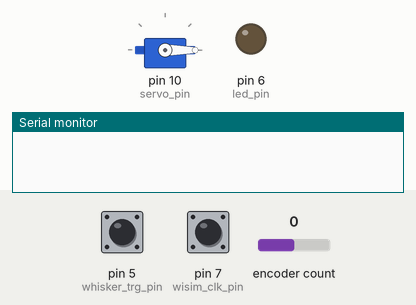
The sketch below on a simulated Arduino Uno, built with avr-gcc and run on an emulated ATmega328P. Parts: servo, output pins drawn as LEDs (lit = HIGH), the last lines printed to the serial monitor. Dashed ring = blinking. The test bench sets the inputs (shaded band); at power-on: pin 5 (whisker_trg_pin) HIGH, pin 7 (wisim_clk_pin) HIGH, encoder count 0.

Above: at 2.7 s.
2.8 s: pin 5 (whisker_trg_pin) pulsed LOW 2 times (0.12 s each, 0.3 s apart)
At 4.0 s:
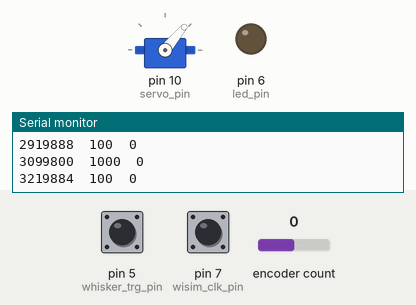
4.9 s: pin 5 (whisker_trg_pin) driven LOW
At 5.8 s:
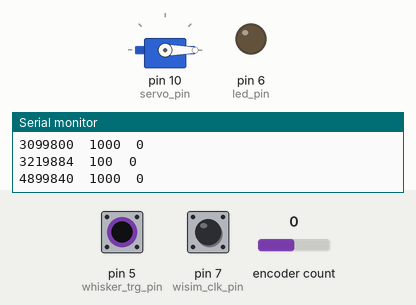
6.4 s: pin 5 (whisker_trg_pin) driven HIGH
At 7.0 s:
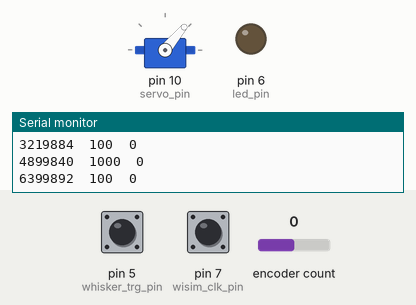
7.9 s: pin 7 (wisim_clk_pin) pulsed LOW 2 times (0.12 s each, 0.3 s apart)
At 8.33 s:
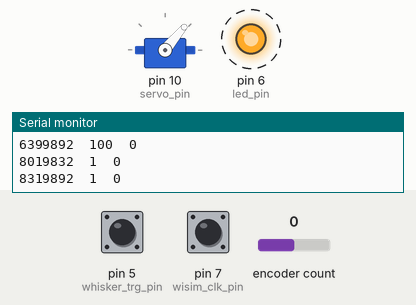
Timing chart, 0 to 10.9 s (numbered marks = the images above; inputs shaded):
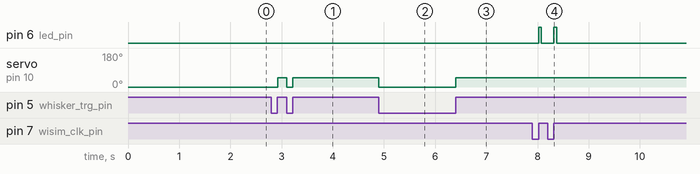

The sketch:

wisim_belt_led_arduino.ino
```cpp
#include <Servo.h> // servo library
#include <Encoder.h> // encoder library

// Encoder input pins:
//   Best Performance: both pins have interrupt capability
//   Good Performance: only the first pin has interrupt capability
//   Low Performance:  neither pin has interrupt capability
//   avoid using pins with LEDs attached
//   Arduino uno: pins 2,3 have interrupt, pin 13 has LED

// I/O params
// NEVER USE pins 0 and 1 for general I/O. That would interfere with serial communication!
const int encoder_pin0 = 2;
const int encoder_pin1 = 3;
const int wisim_clk_pin = 7;
const int whisker_trg_pin = 5;
const int led_pin = 6;
const int servo_pin = 10;
const unsigned long led_pulse_len_micros = 50000;

// Experiment params
const int servo_pos0 = 0; // 75
const int servo_pos1 = 50;

// Variables
unsigned long time_start = 0;
unsigned long time_curr = 0;
unsigned long time_led_on = 0;
unsigned long time_last_treadmill_serial = 0;
long treadmill_pos_prev = 0;
long treadmill_pos_curr = 0;
int wisim_clk_prev = LOW;
int wisim_clk_curr = LOW;
int whisker_trg_prev = LOW;
int whisker_trg_curr = LOW;
int led_prev = LOW;
int led_curr = LOW;
bool waiting_for_start = false; // 0 = waiting for first clk, 1 = running
Encoder treadmill_encoder(encoder_pin0, encoder_pin1);
Servo whisker_servo;

byte serial_msg = 0;
// bit 0: clk rising edge occurred
// bit 1: 1 = clk rising edge is first since reset
// bit 2: 1 = moved whisker servo in
// bit 3: 1 = moved whisker servo out
// bit 4: 1 = treadmill pos changed
byte serial_msg_prev = 0;

void setup() {
  time_start = micros();
  Serial.begin(115200);

  // Init inputs
  pinMode(wisim_clk_pin,   INPUT);
  pinMode(whisker_trg_pin, INPUT);
  wisim_clk_prev = digitalRead(wisim_clk_pin);
  whisker_trg_prev = digitalRead(whisker_trg_pin);
  treadmill_pos_prev = treadmill_encoder.read();

  // Init outputs
  pinMode(led_pin, OUTPUT);
  digitalWrite(led_pin, LOW);
  //whisker_servo.attach(servo_pin, 553, 2520); // Hitec HS-425BB
  whisker_servo.attach(servo_pin, 900, 2100); // Hitec HS-422
  whisker_servo.write(servo_pos0);
}

void loop() {
  // in each loop, read wisim_clk_pin. if high: report, and flash LED for led_pulse_len_micros
  // in each loop, read whisker_trg_pin. if high: move in. if low, move out.
  // in each loop, read encoder
  // only report serial output if clk, whisker or encoder event happened
  // reset the clock on first wisim_clk_edge

  time_curr = micros();
  wisim_clk_curr = digitalRead(wisim_clk_pin);
  whisker_trg_curr = digitalRead(whisker_trg_pin);
  treadmill_pos_curr = treadmill_encoder.read();
  serial_msg = 0;

  if (Serial.available()) {
    if (Serial.readString() == "r") {
      waiting_for_start = true;
    }
  }

  if (time_led_on != 0 && ((time_curr - time_led_on) >= led_pulse_len_micros)) {
  //if (wisim_clk_prev == HIGH && wisim_clk_curr == LOW) {
    digitalWrite(led_pin, LOW);
    time_led_on = 0;
  }

  // if wisim_clk had a transition from low to high, we record the timestamp and toggle the LED on
  if (wisim_clk_prev == LOW && wisim_clk_curr == HIGH) {
    serial_msg = serial_msg | 1; // set bit 0 to report that a rising clk edge occurred
    if (true == waiting_for_start) {
      waiting_for_start = false;
      time_start = micros();
      serial_msg = serial_msg | 1 << 1; // set bit 1 to report that we got the first clk edge after reset
    }
    digitalWrite(led_pin, HIGH);
    time_led_on = micros();
  }

  // if whisker_trg_curr has changed, move servo accordingly
  if (whisker_trg_prev == LOW && whisker_trg_curr == HIGH) {
    whisker_servo.write(servo_pos1);
    serial_msg = serial_msg | 1 << 2;
  }
  if (whisker_trg_prev == HIGH && whisker_trg_curr == LOW) {
    whisker_servo.write(servo_pos0);
    serial_msg = serial_msg | 1 << 3;
  }

  if (treadmill_pos_prev != treadmill_pos_curr) {
    serial_msg = serial_msg | 1 << 4;
  }

  if (0 != serial_msg) {
    // if this and the previous message are only treadmill updates, hold off for at least 5 milliseconds
    if (!(1 << 4 == serial_msg && serial_msg_prev == serial_msg && (time_curr - time_last_treadmill_serial) < 5000)) {
      // message format: time_curr as dec int, serial_msg as hex int, treadmill_pos_curr as dec int
      Serial.print(time_curr - time_start);
      Serial.print("\t");
      Serial.print(serial_msg, BIN);
      Serial.print("\t");
      Serial.print(treadmill_pos_curr);
      Serial.print('\n');
      serial_msg_prev = serial_msg;
      if (1 << 4 == serial_msg) time_last_treadmill_serial = time_curr;
    }
  }

  treadmill_pos_prev = treadmill_pos_curr;
  wisim_clk_prev = wisim_clk_curr;
  whisker_trg_prev = whisker_trg_curr;
  led_prev = led_curr;

  //delayMicroseconds(100);
}
```

Measured:
- after the input at 2.8 s, servo on pin 10 (servo_pin): 0° → 50° after 0.12 s, → 0° 0.18 s later, → 50° 0.12 s later
- after the input at 4.9 s, servo on pin 10 (servo_pin): 50° → 0° at once
- after the input at 6.4 s, servo on pin 10 (servo_pin): 0° → 50° at once
- after the input at 7.9 s, pin 6 (led_pin): alternates HIGH for 0.05 s and LOW for 0.25 s, 4 changes in all, then stays LOW, starting after 0.12 s
